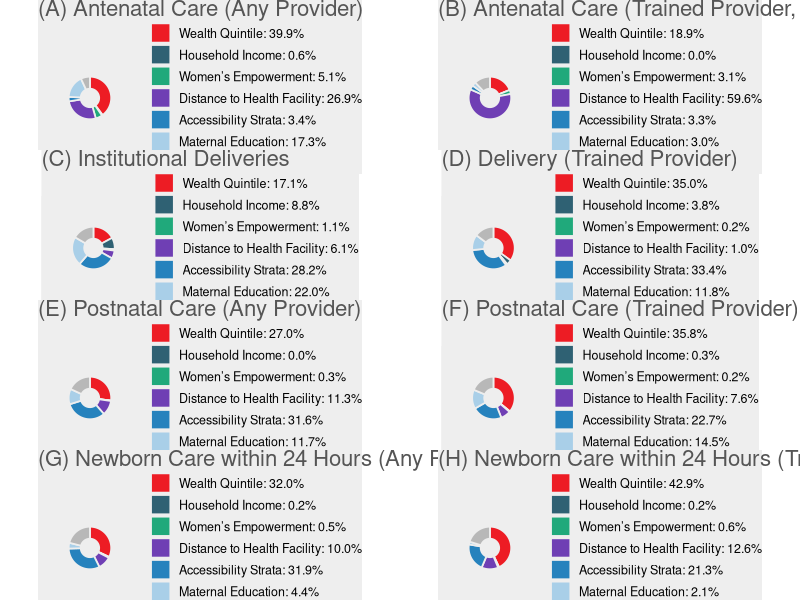
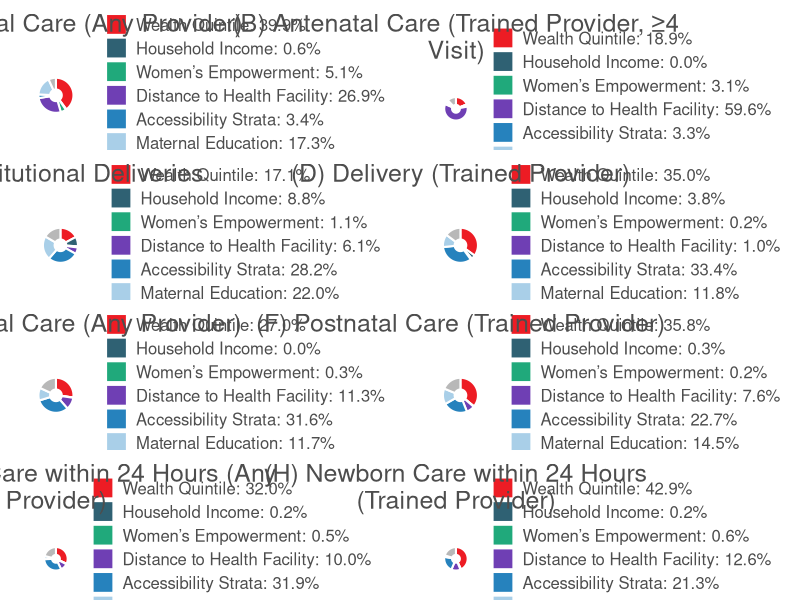

Write R code to recreate these figures, in order.
################################################################################
################################################################################
library(tidyverse)
library(gridExtra)
library(grid)
library(stringr)

################################################################################
################################################################################

df <- tribble(
  ~factor, ~A, ~B, ~C, ~D, ~E, ~F, ~G, ~H,
  "Wealth Quintile", 39.9, 18.9, 17.1, 35.0, 27.0, 35.8, 32.0, 42.9,
  "Household Income", 0.6, 0.0, 8.8, 3.8, 0.0, 0.3, 0.2, 0.2,
  "Women’s Empowerment", 5.1, 3.1, 1.1, 0.2, 0.3, 0.2, 0.5, 0.6,
  "Distance to Health Facility", 26.9, 59.6, 6.1, 1.0, 11.3, 7.6, 10.0, 12.6,
  "Accessibility Strata", 3.4, 3.3, 28.2, 33.4, 31.6, 22.7, 31.9, 21.3,
  "Maternal Education", 17.3, 3.0, 22.0, 11.8, 11.7, 14.5, 4.4, 2.1,
  "Residual (unexplained)", 6.9, 12.1, 16.6, 14.8, 18.1, 18.7, 21.1, 20.2
)

factor_order <- c(
  "Wealth Quintile",
  "Household Income",
  "Women’s Empowerment",
  "Distance to Health Facility",
  "Accessibility Strata",
  "Maternal Education",
  "Residual (unexplained)"
)

indicator_titles <- c(
  A = "(A) Antenatal Care (Any Provider)",
  B = "(B) Antenatal Care (Trained Provider, ≥4 Visit)",
  C = "(C) Institutional Deliveries",
  D = "(D) Delivery (Trained Provider)",
  E = "(E) Postnatal Care (Any Provider)",
  F = "(F) Postnatal Care (Trained Provider)",
  G = "(G) Newborn Care within 24 Hours (Any Provider)",
  H = "(H) Newborn Care within 24 Hours (Trained Provider)"
)

factor_colors <- c(
  "Wealth Quintile" = "#ed1c24",
  "Household Income" = "#2f6173",
  "Women’s Empowerment" = "#20a97b",
  "Distance to Health Facility" = "#6f3fb4",
  "Accessibility Strata" = "#2682bd",
  "Maternal Education" = "#a9cfe8",
  "Residual (unexplained)" = "#b8b8b8"
)

plot_data <- df %>%
  pivot_longer(
    cols = A:H,
    names_to = "indicator",
    values_to = "percent"
  ) %>%
  mutate(
    factor = factor(factor, levels = factor_order),
    indicator = factor(indicator, levels = names(indicator_titles))
  )

################################################################################
make_donut <- function(indicator_id) {
  
  dat <- plot_data %>%
    filter(indicator == indicator_id) %>%
    arrange(factor) %>%
    mutate(
      fraction = percent / sum(percent),
      ymax = cumsum(fraction),
      ymin = lag(ymax, default = 0),
      label = paste0(as.character(factor), ": ", sprintf("%.1f%%", percent))
    )
  
  ggplot(dat) +
    geom_rect(
      aes(
        ymin = ymin,
        ymax = ymax,
        xmin = 2.7,
        xmax = 4,
        fill = factor
      ),
      color = "#eeeeee",
      linewidth = 0.6
    ) +
    coord_polar(theta = "y") +
    xlim(c(1.7, 6.2)) +
    scale_fill_manual(
      values = factor_colors,
      breaks = factor_order,
      labels = dat$label
    ) +
    labs(
      title = indicator_titles[[indicator_id]],
      fill = NULL
    ) +
    theme_void() +
    theme(
      plot.background = element_rect(fill = "#eeeeee", color = NA),
      panel.background = element_rect(fill = "#eeeeee", color = NA),
      plot.title = element_text(
        size = 16,
        color = "#555555",
        hjust = 0,
        margin = margin(b = 18)
      ),
      legend.position = "right",
      legend.text = element_text(size = 9),
      legend.key.size = unit(0.55, "cm"),
      legend.background = element_rect(fill = "#eeeeee", color = NA)
    )
}
################################################################################

p_list <- map(names(indicator_titles), make_donut)

grid.arrange(
  grobs = p_list,
  ncol = 2
)



################################################################################
################################################################################
# ----------------------------
# 2. Donut function for one panel
# ----------------------------

make_one_donut <- function(indicator_id, panel_title, bg_color = "white") {
  
  dat <- plot_data %>%
    filter(indicator == indicator_id) %>%
    arrange(factor) %>%
    mutate(
      fraction = percent / sum(percent),
      ymax = cumsum(fraction),
      ymin = lag(ymax, default = 0),
      label = paste0(as.character(factor), ": ", sprintf("%.1f%%", percent))
    )
  
  ggplot(dat) +
    geom_rect(
      aes(
        ymin = ymin,
        ymax = ymax,
        xmin = 2.2,      # wider donut
        xmax = 4.2,
        fill = factor
      ),
      color = bg_color,
      linewidth = 0.7
    ) +
    coord_polar(theta = "y") +
    
    # expand plotting space to allow legend and bigger donut
    xlim(c(1.2, 6.8)) +
    
    scale_fill_manual(
      values = factor_colors,
      breaks = factor_order,
      labels = dat$label
    ) +
    
    labs(
      title = str_wrap(panel_title, width = 40),  # automatic wrap
      fill = NULL
    ) +
    
    theme_void() +
    theme(
      # Background
      plot.background  = element_rect(fill = bg_color, color = NA),
      panel.background = element_rect(fill = bg_color, color = NA),
      legend.background = element_rect(fill = bg_color, color = NA),
      legend.key = element_rect(fill = bg_color, color = NA),
      
      # Title (centered, larger, same style as legend)
      plot.title = element_text(
        size = 18,
        color = "#4d4d4d",
        hjust = 0.5,
        face = "plain",
        margin = margin(b = 12)
      ),
      
      # Legend text (same style as title, slightly smaller)
      legend.text = element_text(
        size = 12,
        color = "#4d4d4d"
      ),
      
      legend.position = "right",
      legend.key.size = unit(0.6, "cm"),
      legend.spacing.y = unit(0.1, "cm"),
      
      plot.margin = margin(10, 10, 10, 10)
    )
}

# ----------------------------
# 3. Create each plot separately
#    You can edit each title here
# ----------------------------
pA <- make_one_donut("A", "(A) Antenatal Care\n(Any Provider)")
pB <- make_one_donut("B", "(B) Antenatal Care\n(Trained Provider, ≥4 Visit)")
pC <- make_one_donut("C", "(C) Institutional Deliveries")
pD <- make_one_donut("D", "(D) Delivery\n(Trained Provider)")
pE <- make_one_donut("E", "(E) Postnatal Care\n(Any Provider)")
pF <- make_one_donut("F", "(F) Postnatal Care\n(Trained Provider)")
pG <- make_one_donut("G", "(G) Newborn Care within 24 Hours\n(Any Provider)")
pH <- make_one_donut("H", "(H) Newborn Care within 24 Hours\n(Trained Provider)")

# ----------------------------
# 4. Combine flexibly
# ----------------------------

# Example: 4 rows x 2 columns
grid.arrange(
  pA, pB,
  pC, pD,
  pE, pF,
  pG, pH,
  ncol = 2,
  nrow = 4,
  top = NULL
)
